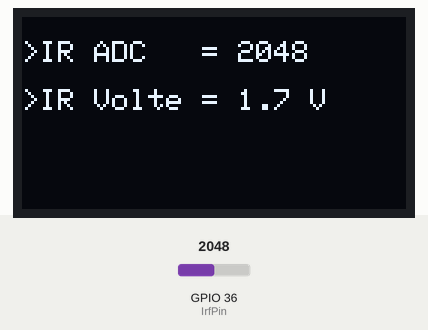
Recording of a sketch running on a simulated ESP32. On the bench: 128×64 one-colour display. Inputs (shaded band) come from the test bench; at power-on: GPIO 36 (IrfPin) = 2048.

Above: at 1.3 s.
1.4 s: GPIO 36 (IrfPin) set to 2866
At 3.0 s:
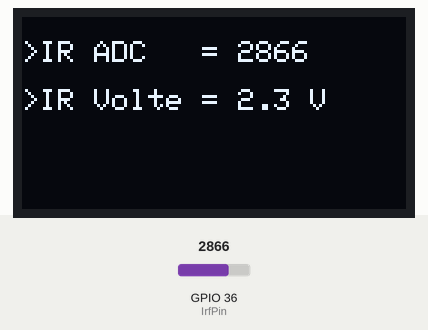
4.0 s: GPIO 36 (IrfPin) set to 3603
At 5.3 s:
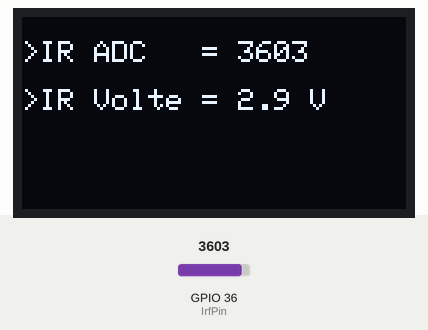
6.2 s: GPIO 36 (IrfPin) set to 4095
At 7.7 s:
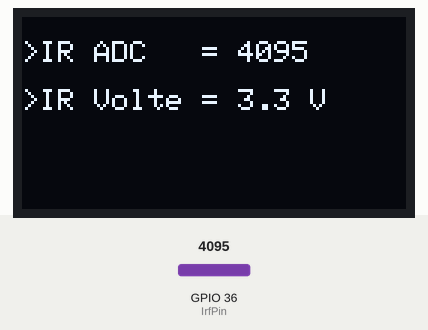
Timing chart, 0 to 9.2 s (numbered marks = the images above; inputs shaded):
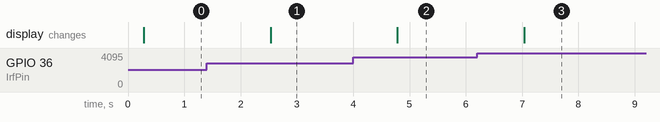

Measured:
- after the input at 1.4 s, the display: changes after 1.1 s (image 1)
- after the input at 4.0 s, the display: changes after 0.78 s (image 2)
- after the input at 6.2 s, the display: changes after 0.84 s (image 3)

The sketch:

12_1.ino
```cpp
/*************************************************************************************************
 *                              DEMO-LAB22:IR-Reflex(ITR9908)-ADC                                *
 *************************************************************************************************
 *                                                                                               *
 * Target Board      : ESP32 Dev Module , Freq. cpu 240MHz/Freq Flash 80Mhz/Flash Size 4 MB      *
 * Target MCU        : ESP-WROOM-32 Development Board Type-C                                     *
 * Editor            : Arduino 1.8.19                                                            *
 *                                                                                               *
 * Add Library       :  -Adafruit-GFX-Library-master.zip                                         *
 *                      -esp32-sh1106-oled-master.zip                                            *
 *                                                                                               *
 *                                                                                               *
 * Pin  Interface    :  Block(04)-(ESP32)     Connect    Block(02)-OLED,ADC-IRreflex             *
 *                      -----------------               ---------------------------------        *
 *    OLED-I2C-3V3   :   P21                                 SDA                                 *
 *                       P22                                 SCL                                 *
 *                       I2C Address 0x3C                                                        *
 *                                                                                               *
 *     ADC IR-Reflex : P36(ADC)             Connect          AO                                  *
 *                                                                                               *
 *                                                                                               *
 * Operation         : -                                                                         *
 *                                                                                               *
 * Create By         : Mr. Sittiphol Yooyod (WWW.ETT.CO.TH)                                      *
 * Last Update       : 24/October/2023                                                           *
 *                                                                                               *
 *************************************************************************************************/


#include <Adafruit_GFX.h>     //LAB02-OLED
#include <Adafruit_SH1106.h>  //LAB02-OLED 128x64 I2C


//-----------------Define I2C Pin OLED ------------

#define OLED_SDA 21
#define OLED_SCL 22

Adafruit_SH1106 dsp(OLED_SDA,OLED_SCL );


//-----------------IrPin IR Reflex ------------
#define IrfPin    36


int IR_ADC      ;
float IR_Volte  ;


//++++++++++++++++++++++++++++ Sub-Program ++++++++++++++++++++++++++++
//+++++++++++++++++++++++++++++++++++++++++++++++++++++++++++++++++++++


//+++++++++++++++++++++++++++ Function-IR-REFLEX [ADC] ++++++++++++++++++++++++++++
//    -Read Value ADC to Display OLED [0-4096 12-bit] at VCC=3.3V

void Demo_IrReflex(void)
{

   IR_ADC   = analogRead(IrfPin)         ;    // Read Vale ADC 0-4096 from IR.at Vcc=3.3V(ADC 12Bit)
   IR_Volte = float((IR_ADC*3.3)/4095)  ;    //Convert value ADC to voltage
   delay(100);

   dsp.println();
   dsp.print(">IR ADC   = ")  ; //Show value ADC to OLED
   dsp.println(IR_ADC)        ;
   dsp.println();

   dsp.print(">IR Volte = ")  ; //Show value Volte to OLED
   dsp.print(IR_Volte,1)      ; //Point 1 position
   dsp.println(" V")          ;
   dsp.println("")            ;

   dsp.display()              ;  //


}


/*****************************************************************
 **                          Loop Setup                         **
 *****************************************************************/

void setup()
{
  //--------Set OLED -----------
  // by default, we'll generate the high voltage from the 3.3v line internally! (neat!)

   dsp.begin(SH1106_SWITCHCAPVCC, 0x3C)  ;  // initialize with the I2C addr 0x3C (for the 128x64)
   dsp.clearDisplay()                    ;  // Clear the buffer.
   dsp.display()                         ;  //
   delay(100)                            ;

   //Set Text for OLED
   dsp.setTextSize(1)       ;
   dsp.setTextColor(WHITE)  ;
   dsp.setCursor(0,0)       ;


  //----------- Set Pin Read Analog Signal Ir-Reflex to Input -------------
   pinMode(IrfPin,INPUT)     ;

}


/*************************************************************************
 **         Loop Main function runs over and over again forever         **
 *************************************************************************/

void loop()
 {

    dsp.clearDisplay()       ;  // Clear the buffer OLED.
    dsp.setCursor(0,0)       ;

    Demo_IrReflex();; //Read Distance start min 25Cm-300Cm
    delay(1000);

 }//end loop
```
